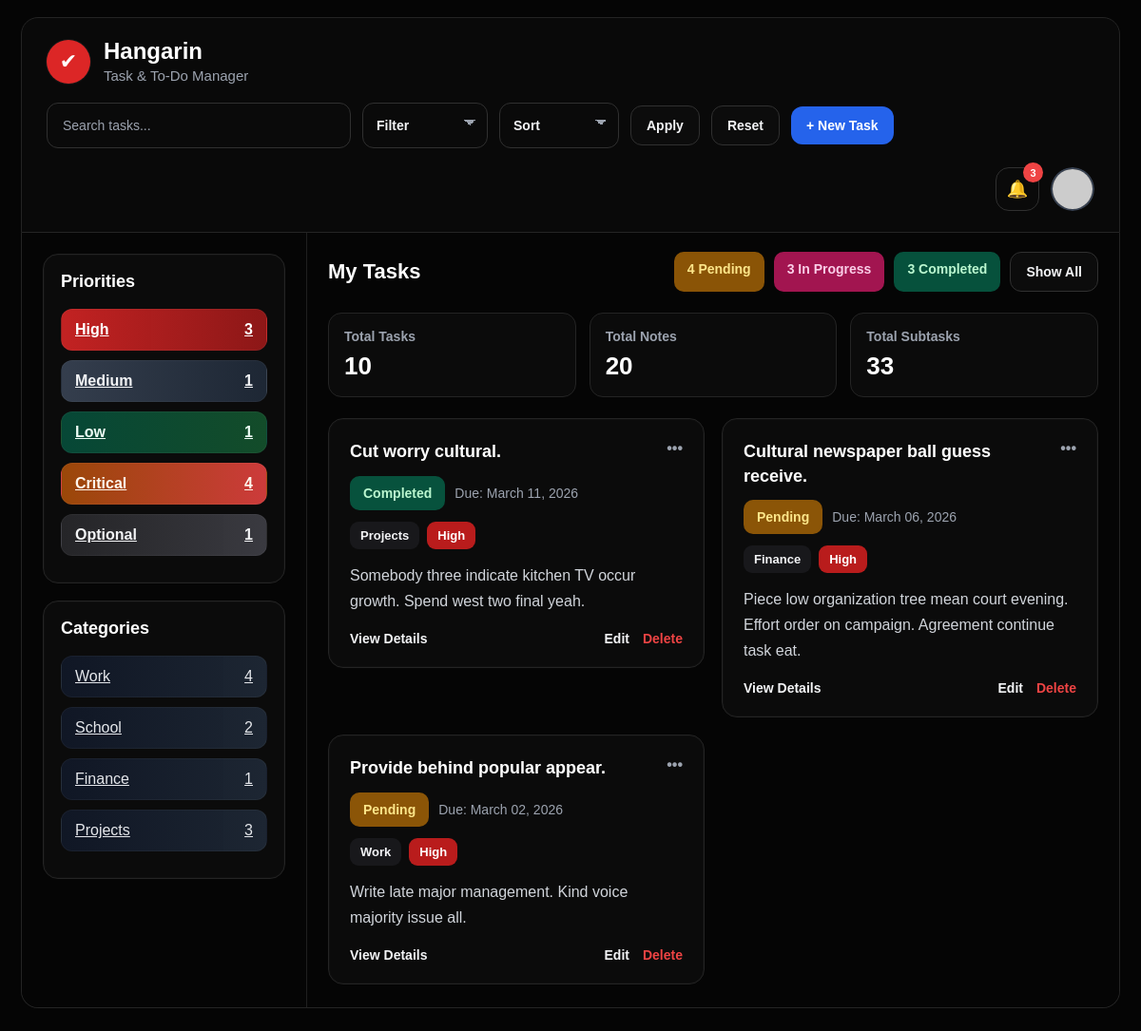
/dashboard/?q=&status=&sort=&priority=High&category= (signed in), run on an earlier commit of the app's database.
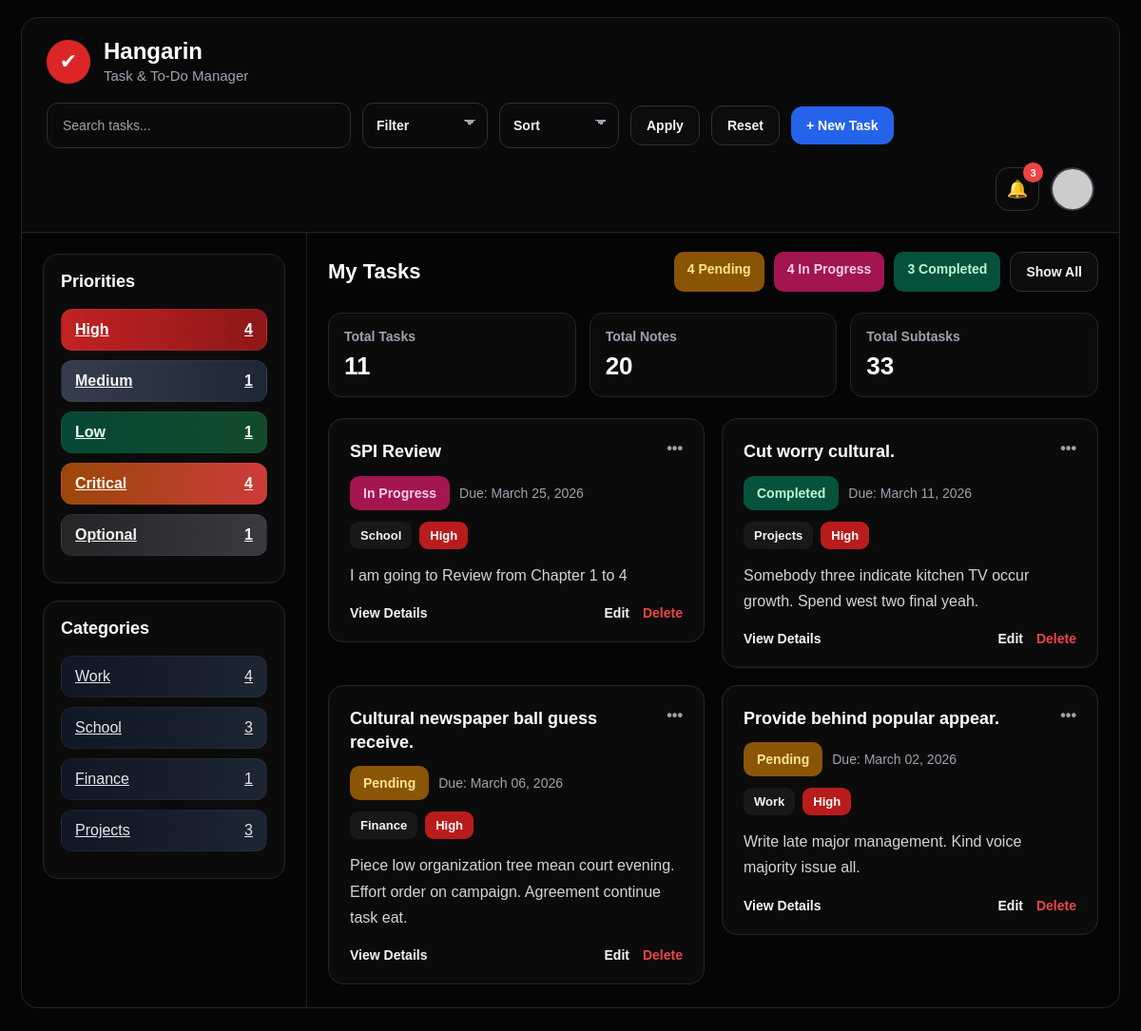
And on a later commit of the database.
### Hangarin/models.py (models this page shows, shortened)
class BaseModel(models.Model):
    created_at = models.DateTimeField(auto_now_add=True)
    updated_at = models.DateTimeField(auto_now=True)
    class Meta:
        abstract = True

class Priority(BaseModel):
    name = models.CharField(max_length=100)
    class Meta:
        verbose_name_plural = "Priorities"
    def __str__(self):
        return self.name

class Category(BaseModel):
    name = models.CharField(max_length=100)
    class Meta:
        verbose_name_plural = "Categories"
    def __str__(self):
        return self.name

class Task(BaseModel):
    title = models.CharField(max_length=255)
    description = models.TextField()
    deadline = models.DateTimeField()
    status = models.CharField(
        max_length=50,
        choices=StatusChoices.choices,
        default=StatusChoices.PENDING
    )
    category = models.ForeignKey(Category, on_delete=models.CASCADE, related_name="tasks")
    priority = models.ForeignKey(Priority, on_delete=models.CASCADE, related_name="tasks")

### Hangarin/views.py (the view)
# urls.py: path("dashboard/", dashboard, name="dashboard"),
@login_required
def dashboard(request):
    tasks = Task.objects.all()
    search_query = request.GET.get("q", "").strip()
    status_filter = request.GET.get("status", "").strip()
    sort_value = request.GET.get("sort", "").strip()
    priority_filter = request.GET.get("priority", "").strip()
    category_filter = request.GET.get("category", "").strip()
    if search_query:
        tasks = tasks.filter(
            Q(title__icontains=search_query) |
            Q(description__icontains=search_query)
        )
    if status_filter:
        tasks = tasks.filter(status=status_filter)
    if priority_filter:
        tasks = tasks.filter(priority__name__iexact=priority_filter)
    if category_filter:
        tasks = tasks.filter(category__name__iexact=category_filter)
    if sort_value == "newest":
        tasks = tasks.order_by("-created_at")
    elif sort_value == "oldest":
        tasks = tasks.order_by("created_at")
    elif sort_value == "due_asc":
        tasks = tasks.order_by("deadline")
    elif sort_value == "due_desc":
        tasks = tasks.order_by("-deadline")
    else:
        tasks = tasks.order_by("-created_at")
    priorities = Priority.objects.all()
    categories = Category.objects.all()
    pending_count = Task.objects.filter(status="Pending").count()
    in_progress_count = Task.objects.filter(status="In Progress").count()
    completed_count = Task.objects.filter(status="Completed").count()
    total_tasks = Task.objects.count()
    total_notes = Note.objects.count()
    total_subtasks = SubTask.objects.count()
    priority_data = []
    for priority in priorities:
        priority_data.append({
            "name": priority.name,
            "count": Task.objects.filter(priority=priority).count()
        })
    category_data = []
    for category in categories:
        category_data.append({
            "name": category.name,
            "count": Task.objects.filter(category=category).count()
        })
    context = {
        "tasks": tasks,
        "priority_data": priority_data,
        "category_data": category_data,
        "pending_count": pending_count,
        "in_progress_count": in_progress_count,
        "completed_count": completed_count,
        "total_tasks": total_tasks,
        "total_notes": total_notes,
        "total_subtasks": total_subtasks,
    }
    return render(request, "dashboard.html", context)

### Hangarin/templates/dashboard.html (shortened to what the changed rows need)
{% extends "base.html" %}
{% block content %}
<div class="app-shell">
    <header class="topbar">
        <div class="topbar-left">
            <div class="brand-wrap">
                <div class="brand-text">
                    <h1 class="brand-title">Hangarin</h1>
                </div>
            </div>
        </div>
    </header>
    <div class="dashboard-layout">
        <aside class="sidebar">
            <div class="panel">
                <h2 class="panel-title">Priorities</h2>
                {% for item in priority_data %}
                    <a href="{% url 'dashboard' %}?q={{ request.GET.q|urlencode }}&status={{ request.GET.status|urlencode }}&sort={{ request.GET.sort|urlencode }}&priority={{ item.name|urlencode }}&category={{ request.GET.category|urlencode }}"
                       class="priority-row priority-{{ item.name|lower }} filter-link-row">
                        <span>{{ item.name }}</span>
                        <span>{{ item.count }}</span>
                    </a>
                {% empty %}
                    <p>No priorities found.</p>
                {% endfor %}
            </div>
            <div class="panel">
                <h2 class="panel-title">Categories</h2>
                {% for item in category_data %}
                    <a href="{% url 'dashboard' %}?q={{ request.GET.q|urlencode }}&status={{ request.GET.status|urlencode }}&sort={{ request.GET.sort|urlencode }}&priority={{ request.GET.priority|urlencode }}&category={{ item.name|urlencode }}"
                       class="category-row filter-link-row">
                        <span>{{ item.name }}</span>
                        <span>{{ item.count }}</span>
                    </a>
                {% empty %}
                    <p>No categories found.</p>
                {% endfor %}
            </div>
        </aside>
        <main class="main-content">
            <div class="main-header">
                <h2>My Tasks</h2>
                <div class="status-summary">
                    <a href="{% url 'dashboard' %}?q={{ request.GET.q|urlencode }}&status=Pending&sort={{ request.GET.sort|urlencode }}&priority={{ request.GET.priority|urlencode }}&category={{ request.GET.category|urlencode }}"
                       class="status-pill pending status-pill-link">
                        {{ pending_count }} Pending
                    </a>
                    <a href="{% url 'dashboard' %}?q={{ request.GET.q|urlencode }}&status=In%20Progress&sort={{ request.GET.sort|urlencode }}&priority={{ request.GET.priority|urlencode }}&category={{ request.GET.category|urlencode }}"
                       class="status-pill progress status-pill-link">
                        {{ in_progress_count }} In Progress
                    </a>
                    <a href="{% url 'dashboard' %}?q={{ request.GET.q|urlencode }}&status=Completed&sort={{ request.GET.sort|urlencode }}&priority={{ request.GET.priority|urlencode }}&category={{ request.GET.category|urlencode }}"
                       class="status-pill completed status-pill-link">
                        {{ completed_count }} Completed
                    </a>
                    <a href="{% url 'dashboard' %}" class="ghost-btn">Show All</a>
                </div>
            </div>
            <div class="totals-row">
                <div class="mini-total-card">
                    <h4>Total Tasks</h4>
                    <p>{{ total_tasks }}</p>
                </div>
            </div>
            <div class="task-grid">
                {% for task in tasks %}
                    <div class="task-card">
                        <div class="task-card-top">
                            <h3>{{ task.title }}</h3>
                            <span class="dot-menu">•••</span>
                        </div>
                        <div class="task-meta-line">
                            <span class="badge task-status-badge status-{{ task.status|slugify }}">{{ task.status }}</span>
                            <span>Due: {{ task.deadline|date:"F d, Y" }}</span>
                        </div>
                        <div class="task-tags">
                            <span class="badge category-badge">{{ task.category }}</span>
                            <span class="badge priority-badge priority-{{ task.priority.name|lower }}">
                                {{ task.priority }}
                            </span>
                        </div>
                        <p class="task-desc">{{ task.description|truncatechars:110 }}</p>
                        <div class="card-actions">
                            <a href="{% url 'task_detail' task.id %}" class="detail-link">View Details</a>
                            <div class="right-actions">
                                <a href="{% url 'edit_task' task.id %}" class="edit-link">Edit</a>
                                <a href="{% url 'delete_task' task.id %}" class="delete-link">Delete</a>
                            </div>
                        </div>
                    </div>
                {% empty %}
                    <div class="empty-card">No tasks yet.</div>
                {% endfor %}
            </div>
        </main>
    </div>
</div>
{% endblock %}

What changed in the data, as far as the page shows it:
added Task: title "SPI Review", status "In Progress", deadline "March 25, 2026", category "School", priority "High", description "I am going to Review from Chapter 1 to 4"
Also different on the page:
{{ in_progress_count }}: "3" → "4"
{{ total_tasks }}: "10" → "11"
new list line: "High"
new list line: "4"
new list line: "School"
new list line: "3"
list line gone: "High"
list line gone: "3"
list line gone: "School"
list line gone: "2"
